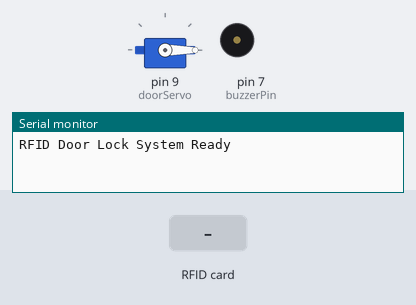
Simulated run of this sketch. Board: Arduino Uno, built with avr-gcc and run on an emulated ATmega328P. On the bench: servo, buzzer (waves = sounding), the last lines printed to the serial monitor. The inputs (shaded band) are chosen by the test bench.

Above: at 1.2 s.
1.3 s: RFID card 5E 7A 19 C4 held to the reader
At 1.4 s:
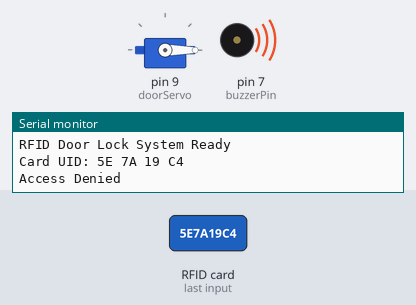
Timing chart, 0 to 4.3 s (numbered marks = the images above; inputs shaded):
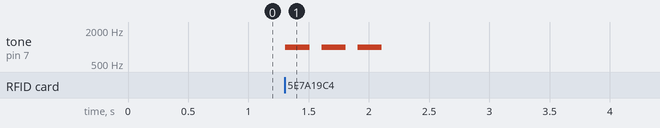

Measured:
- after the input at 1.3 s, tone on pin 7 (buzzerPin): alternates 1000 Hz for 0.20 s and silent for 0.10 s, 6 changes in all, then stays silent, starting at once

The sketch:

AutomaticDoorUnlocking.ino
```cpp
#include <SPI.h>
#include <MFRC522.h>
#include <Servo.h>

#define SS_PIN 10
#define RST_PIN 3

MFRC522 rfid(SS_PIN, RST_PIN);
Servo doorServo;

const int buzzerPin = 7;

void setup() {
  Serial.begin(9600);
  SPI.begin();
  rfid.PCD_Init();

  doorServo.attach(9);     // Servo signal pin
  doorServo.write(0);      // Door locked

  pinMode(buzzerPin, OUTPUT);

  Serial.println("RFID Door Lock System Ready");
}

void loop() {

  // Wait for RFID card
  if (!rfid.PICC_IsNewCardPresent())
    return;

  if (!rfid.PICC_ReadCardSerial())
    return;

  Serial.print("Card UID: ");

  for (byte i = 0; i < rfid.uid.size; i++) {
    Serial.print(rfid.uid.uidByte[i], HEX);
    Serial.print(" ");
  }

  Serial.println();

  bool authorized = false;

  // Authorized Card 1 : 03 58 AB A4
  if (rfid.uid.uidByte[0] == 0x03 &&
      rfid.uid.uidByte[1] == 0x58 &&
      rfid.uid.uidByte[2] == 0xAB &&
      rfid.uid.uidByte[3] == 0xA4) {
    authorized = true;
  }

  // Authorized Card 2 : C1 BD 6A 05
  if (rfid.uid.uidByte[0] == 0xC1 &&
      rfid.uid.uidByte[1] == 0xBD &&
      rfid.uid.uidByte[2] == 0x6A &&
      rfid.uid.uidByte[3] == 0x05) {
    authorized = true;
  }

  if (authorized) {

    Serial.println("Access Granted");
    Serial.println("Door Opening");

    tone(buzzerPin, 1000, 300);
    delay(500);

    doorServo.write(90);   // Unlock
    delay(5000);

    Serial.println("Door Closing");

    doorServo.write(0);    // Lock
    delay(1000);

  } else {

    Serial.println("Access Denied");

    for (int i = 0; i < 3; i++) {
      tone(buzzerPin, 1000, 200);
      delay(300);
    }
  }

  rfid.PICC_HaltA();
  rfid.PCD_StopCrypto1();
}
```
